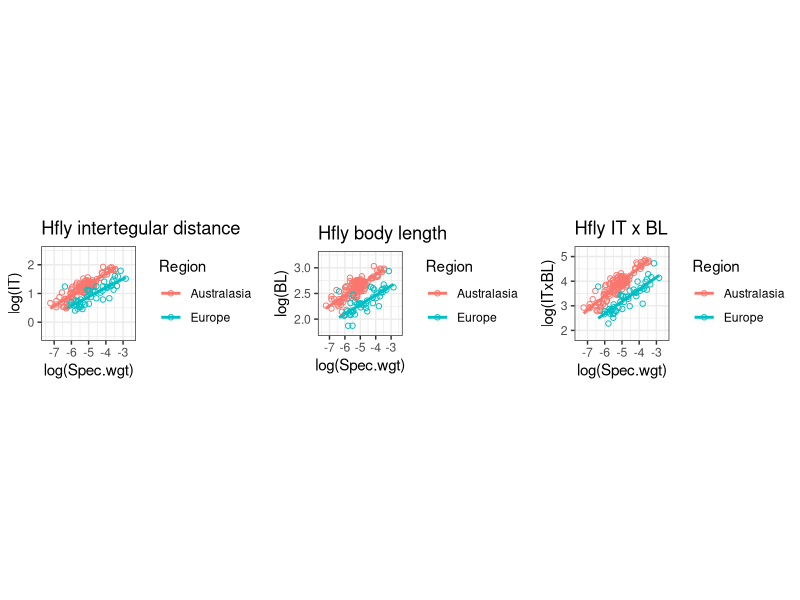
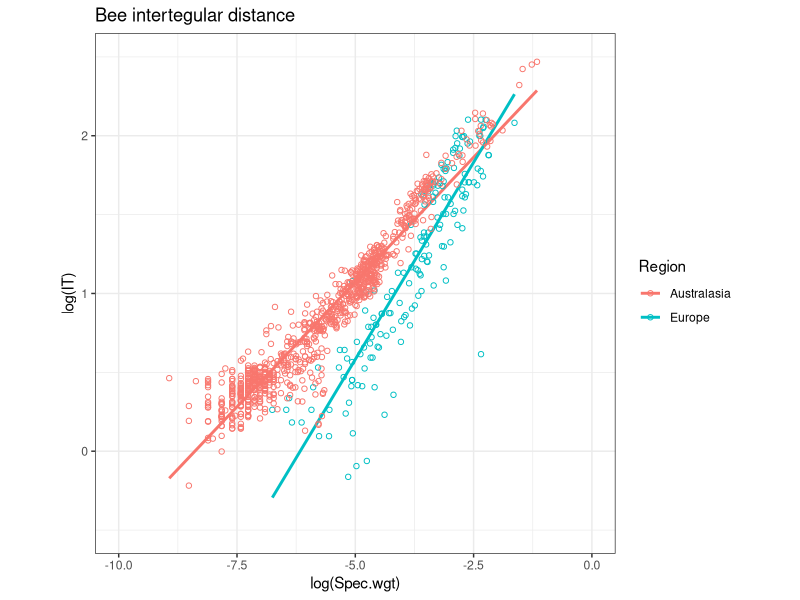
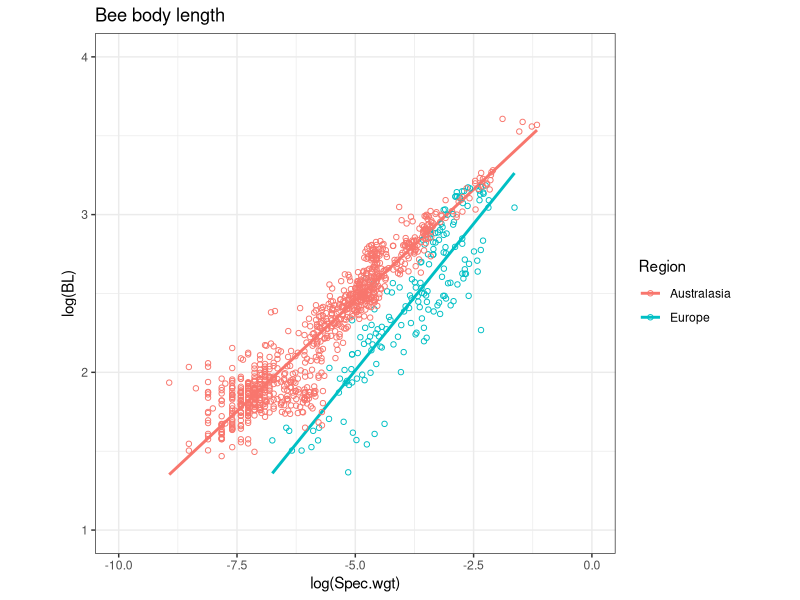
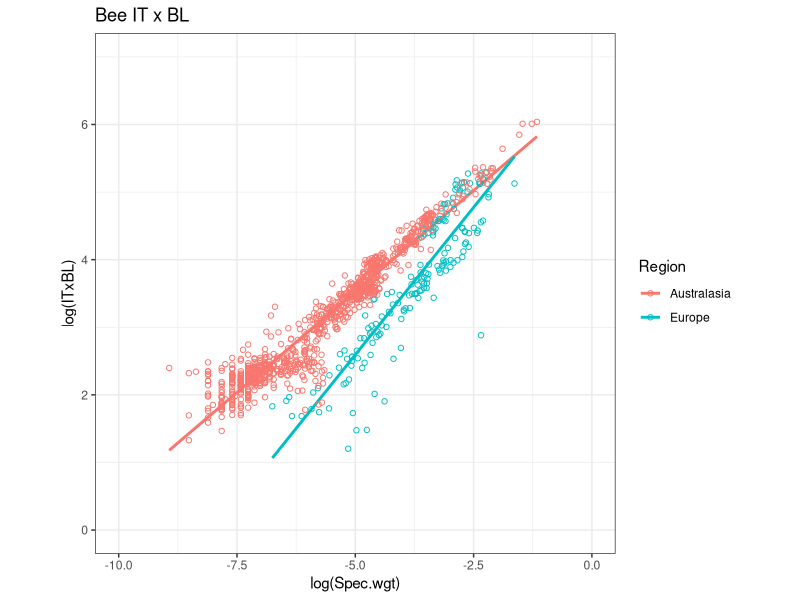
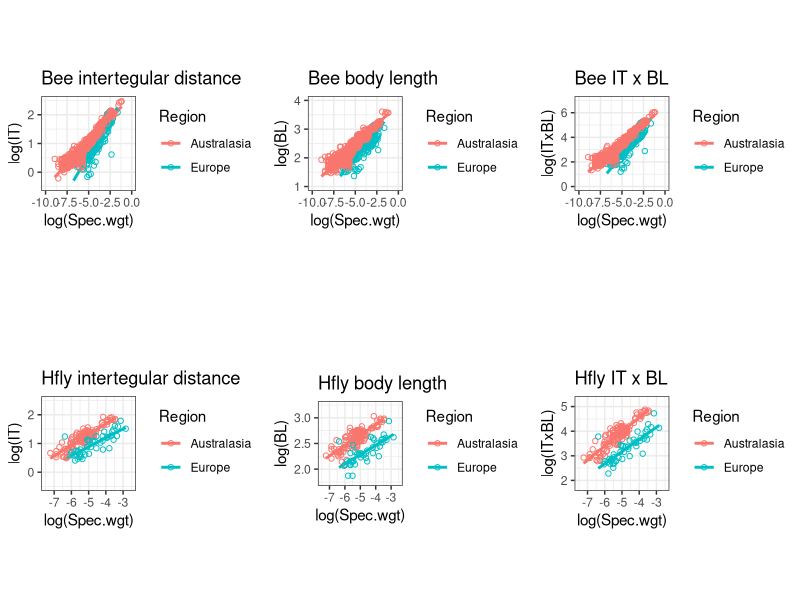

The R script that drew these images, in order: (Note: this script raises an error after producing the figures.)
#Data frames

PredAllo=read.csv("PredAlloPoll10218.csv",header=T)

##Individual data frames
PredAllo.split=split(PredAllo,PredAllo$Taxa)
BEE=PredAllo.split[[1]]
HOV=PredAllo.split[[2]]

#Libraries

require(ggplot2)
require(gridExtra)

#Hoverflies

HOV1=ggplot(HOV,aes(x=log(Spec.wgt),y=log(IT),colour=Region))+coord_equal(xlim=c(-7.5,-2.5),ylim=c(-0.5,2.5))+
  geom_smooth(method="lm", formula=y~x,se=F)+
  geom_point(aes(),lwd=2,shape=1)+theme_bw()+theme(aspect.ratio=1)+ggtitle("Hfly intertegular distance")

HOV2=ggplot(HOV,aes(x=log(Spec.wgt),y=log(BL),colour=Region))+coord_equal(xlim=c(-7.5,-2.5),ylim=c(1.75,3.25))+
  geom_smooth(method="lm", formula=y~x,se=F)+
  geom_point(aes(),lwd=2,shape=1)+theme_bw()+theme(aspect.ratio=1)+ggtitle("Hfly body length")

HOV3=ggplot(HOV,aes(x=log(Spec.wgt),y=log(ITxBL),colour=Region))+coord_equal(xlim=c(-7.5,-2.5),ylim=c(1.75,5.25))+
  geom_smooth(method="lm", formula=y~x,se=F)+
  geom_point(aes(),lwd=2,shape=1)+theme_bw()+theme(aspect.ratio=1)+ggtitle("Hfly IT x BL")

grid.arrange(HOV1,HOV2,HOV3,ncol=3)

#Bees
BEE1=ggplot(BEE,aes(x=log(Spec.wgt),y=log(IT),colour=Region))+coord_equal(xlim=c(-10,-0),ylim=c(-0.5,2.5))+
  geom_smooth(method="lm", formula=y~x,se=F)+
  geom_point(aes(),lwd=2,shape=1)+theme_bw()+theme(aspect.ratio=1)+ggtitle("Bee intertegular distance")
BEE1
BEE2=ggplot(BEE,aes(x=log(Spec.wgt),y=log(BL),colour=Region))+coord_equal(xlim=c(-10,0),ylim=c(1,4))+
  geom_smooth(method="lm", formula=y~x,se=F)+
  geom_point(aes(),lwd=2,shape=1)+theme_bw()+theme(aspect.ratio=1)+ggtitle("Bee body length")
BEE2
BEE3=ggplot(BEE,aes(x=log(Spec.wgt),y=log(ITxBL),colour=Region))+coord_equal(xlim=c(-10,0),ylim=c(0,7))+
  geom_smooth(method="lm", formula=y~x,se=F)+
  geom_point(aes(),lwd=2,shape=1)+theme_bw()+theme(aspect.ratio=1)+ggtitle("Bee IT x BL")
BEE3

Plots=grid.arrange(BEE1,BEE2,BEE3,HOV1,HOV2,HOV3,ncol=3,nrow=2)

ggsave("Plots #1.pdf",Plots,device="pdf",width = 15, height = 7.5)

#Bees
BEE4=ggplot(BEE,aes(x=log(Spec.wgt),y=log(IT),colour=Region))+coord_equal(xlim=c(-10,-0),ylim=c(-0.5,2.5))+
geom_smooth(method="lm", formula=y~x,se=F)+  
  geom_point(aes(),lwd=2,shape=1)+theme_bw()+theme(aspect.ratio=1)+ggtitle("Bees")

BEE5=ggplot(BEE,aes(x=log(Spec.wgt),y=log(IT),colour=Family))+coord_equal(xlim=c(-10,-0),ylim=c(-0.5,2.5))+
  geom_smooth(method="lm", formula=y~x,se=F)+  
  geom_point(aes(),lwd=2,shape=1)+theme_bw()+theme(aspect.ratio=1)+ggtitle("  ")

BEE6=ggplot(BEE,aes(x=log(Spec.wgt),y=log(IT),colour=Subfamily))+coord_equal(xlim=c(-10,-0),ylim=c(-0.5,2.5))+
  geom_smooth(method="lm", formula=y~x,se=F)+  
  geom_point(aes(),lwd=2,shape=1)+theme_bw()+theme(aspect.ratio=1)+ggtitle("  ")



#Hoverflies
HOV4=ggplot(HOV,aes(x=log(Spec.wgt),y=log(IT),colour=Region))+coord_equal(xlim=c(-10,-0),ylim=c(-0.5,2.5))+
  geom_smooth(method="lm", formula=y~x,se=F)+  
  geom_point(aes(),lwd=2,shape=1)+theme_bw()+theme(aspect.ratio=1)+ggtitle("Hoverflies")

HOV5=ggplot(HOV,aes(x=log(Spec.wgt),y=log(IT),colour=Subfamily))+coord_equal(xlim=c(-10,-0),ylim=c(-0.5,2.5))+
  geom_smooth(method="lm", formula=y~x,se=F)+  
  geom_point(aes(),lwd=2,shape=1)+theme_bw()+theme(aspect.ratio=1)+ggtitle("  ")

HOV6=ggplot(HOV,aes(x=log(Spec.wgt),y=log(IT),colour=Tribe))+coord_equal(xlim=c(-10,-0),ylim=c(-0.5,2.5))+
  geom_smooth(method="lm", formula=y~x,se=F)+  
  geom_point(aes(),lwd=2,shape=1)+theme_bw()+theme(aspect.ratio=1)+ggtitle("  ")

ggsave("Plots #2.pdf",grid.arrange(BEE4,BEE5,BEE6,HOV4,HOV5,HOV6,ncol=3,nrow=2),device="pdf",width = 15, height = 7.5)
